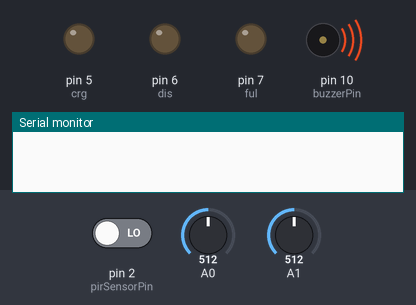
A sketch run on a simulated Arduino Uno, built with avr-gcc and run on an emulated ATmega328P. Parts: output pins drawn as LEDs (lit = HIGH), buzzer (waves = sounding, pin HIGH), the last lines printed to the serial monitor. The inputs (shaded band) are chosen by the test bench; at power-on: A1 = 512, pin 2 (pirSensorPin) LOW, A0 = 512.

Above: at 1.2 s.
1.3 s: A1 set to 306
At 4.0 s:
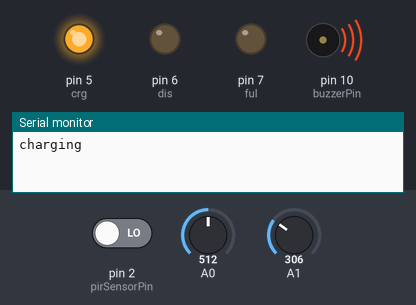
5.8 s: pin 2 (pirSensorPin) driven HIGH
At 10.0 s:
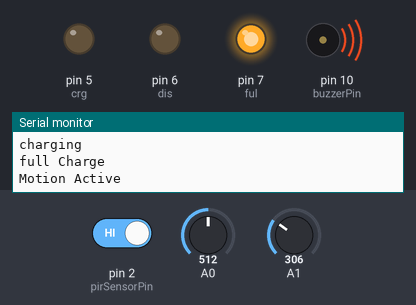
Timing chart, 0 to 16.3 s (numbered marks = the images above; inputs shaded):
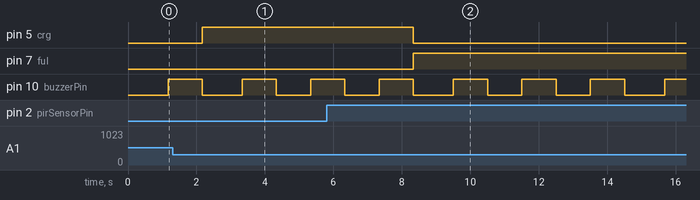

Measured:
- by itself, pin 10 (buzzerPin): alternates HIGH for 1.0 s and LOW for 1.0 s

The sketch:

Blind_charger.ino
```cpp
int charge;
int full;
int disconnet;
int buzzerPin = 10;
int pirSensorPin = 2;
int crg = 5;
int dis = 6;
int ful = 7;

void setup() {
  Serial.begin(9600);
  charge = 0;
  full = 0;
  disconnet = 0;
  pinMode(buzzerPin, OUTPUT);
  pinMode(crg, OUTPUT);
  pinMode(dis, OUTPUT);
  pinMode(ful, OUTPUT);
  pinMode(pirSensorPin, INPUT);
}

void loop() {
  int offset = 100;
  int Volt = analogRead(A0);
  double Vo = map(Volt, 0, 1024, 0, 2500) - offset;
  Vo /= 100;
  //   Serial.print("V = ");
  //   Serial.print(Vo);
  //   Serial.print("V");
  //   delay(1000);

  float current = 0;
  for (int i = 0; i < 1000; i++) {
    current = current + (.0264 * analogRead(A1) - 13.51) / 100;
    delay(1);
  }
  //   Serial.print("     I = ");
  //   Serial.print(current);
  //   Serial.println(" A");
  //   delay(1000);

  if (current < 0.01 && Vo < 0.01) {
    if (disconnet != 1) {
      //sound 2 beep
      digitalWrite(buzzerPin, HIGH);
      delay(1000);
      digitalWrite(buzzerPin, LOW);
      delay(1000);
      digitalWrite(buzzerPin, HIGH);
      delay(1000);
      digitalWrite(buzzerPin, LOW);
      //light
      digitalWrite(crg, LOW);
      digitalWrite(dis, HIGH);
      digitalWrite(ful, LOW);
      disconnet = 1;
      full = 0;
      charge = 0;
      Serial.println("disconnet");
    }
  }
  if (current < 0.01 && Vo > 0.01) {
    //Motion notification
    if (digitalRead(pirSensorPin) == HIGH) {
      Serial.println("Motion Active");
      //sound 3 beep
      digitalWrite(buzzerPin, HIGH);
      delay(1000);
      digitalWrite(buzzerPin, LOW);
      delay(1000);
      digitalWrite(buzzerPin, HIGH);
      delay(1000);
      digitalWrite(buzzerPin, LOW);
      delay(1000);
      digitalWrite(buzzerPin, HIGH);
      delay(1000);
      digitalWrite(buzzerPin, LOW);
    }
    if (full != 1) {
      //sound 3 beep
      digitalWrite(buzzerPin, HIGH);
      delay(1000);
      digitalWrite(buzzerPin, LOW);
      delay(1000);
      digitalWrite(buzzerPin, HIGH);
      delay(1000);
      digitalWrite(buzzerPin, LOW);
      delay(1000);
      digitalWrite(buzzerPin, HIGH);
      delay(1000);
      digitalWrite(buzzerPin, LOW);
      //light
      digitalWrite(crg, LOW);
      digitalWrite(dis, LOW);
      digitalWrite(ful, HIGH);
      disconnet = 0;
      full = 1;
      charge = 0;
      Serial.println("full Charge");
    }
  }
  if (current > 0.01 && Vo > 0.01) {
    if (charge != 1) {
      //sound 1 beep
      digitalWrite(buzzerPin, HIGH);
      delay(1000);
      digitalWrite(buzzerPin, LOW);
      //light
      digitalWrite(crg, HIGH);
      digitalWrite(dis, LOW);
      digitalWrite(ful, LOW);
      disconnet = 0;
      full = 0;
      charge = 1;
      Serial.println("charging");
    }
  }
}
```
